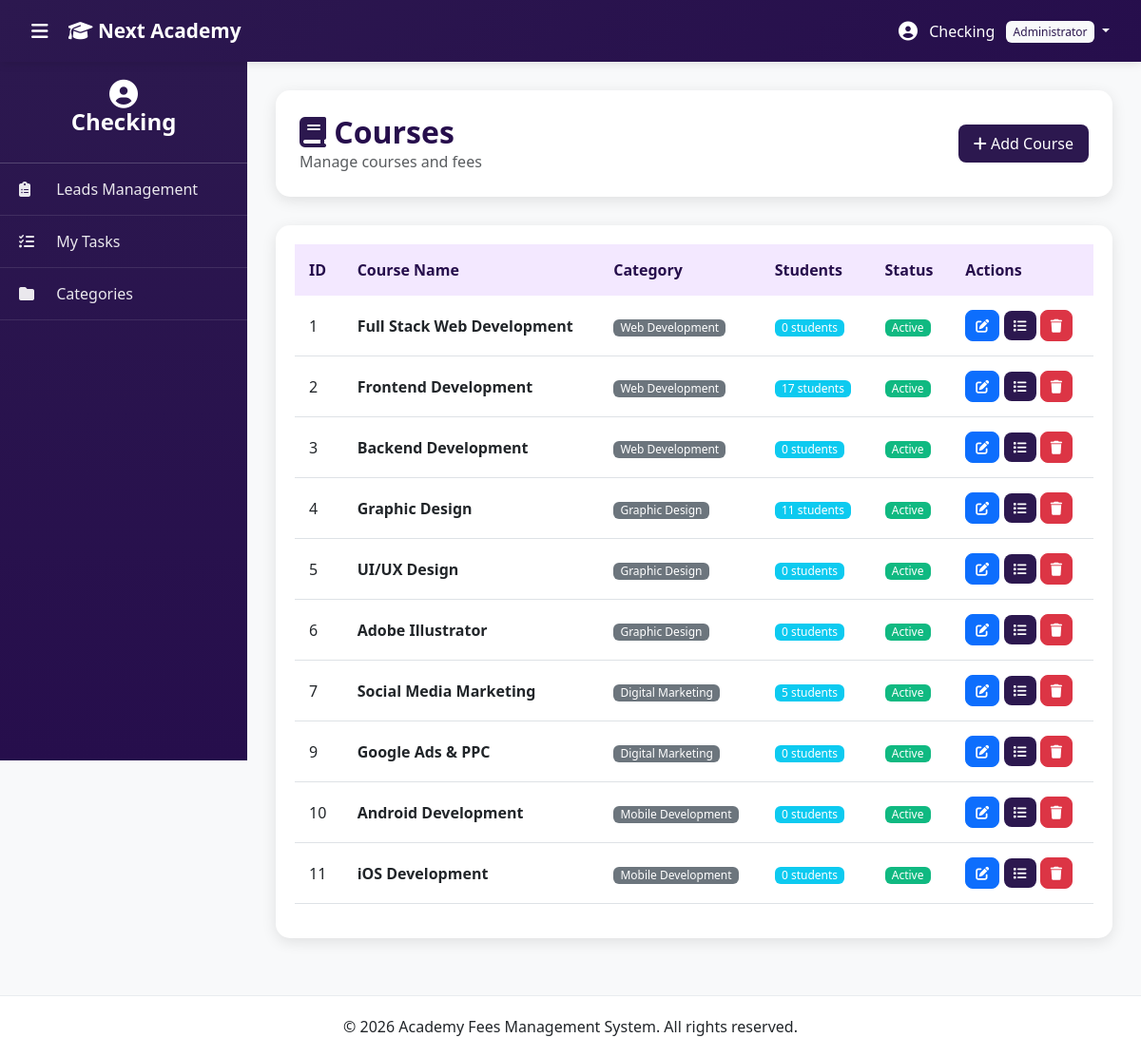
Screenshot of /admin/courses.php (signed in) with the database file from the repository.
### tables this page shows
CREATE TABLE `courses` (
  `id` int(11) NOT NULL,
  `category_id` int(11) NOT NULL,
  `name` varchar(150) NOT NULL,
  `description` text DEFAULT NULL,
  `status` enum('Active','Inactive') DEFAULT 'Active',
  `created_at` timestamp NULL DEFAULT current_timestamp(),
  `updated_at` timestamp NULL DEFAULT current_timestamp() ON UPDATE current_timestamp()
);

CREATE TABLE `categories` (
  `id` int(11) NOT NULL,
  `name` varchar(100) NOT NULL,
  `description` text DEFAULT NULL,
  `status` enum('Active','Inactive') DEFAULT 'Active',
  `created_at` timestamp NULL DEFAULT current_timestamp(),
  `updated_at` timestamp NULL DEFAULT current_timestamp() ON UPDATE current_timestamp()
);

### admin/courses.php (the view, shortened to what this page needs)
<?php
include 'includes/header.php';
$courses = $conn->query("SELECT c.*, cat.name as category_name,
                        (SELECT COUNT(*) FROM students WHERE course_id = c.id) as student_count
                        FROM courses c
                        JOIN categories cat ON c.category_id = cat.id
                        ORDER BY c.created_at DESC");
?>
<div class="page-header d-flex justify-content-between align-items-center">
    <div>
        <h2><i class="fas fa-book text-purple"></i> Courses</h2>
        <p class="text-muted mb-0">Manage courses and fees</p>
    </div>
    <button class="btn btn-purple" data-bs-toggle="modal" data-bs-target="#addCourseModal">
        <i class="fas fa-plus"></i> Add Course
    </button>
</div>
<div class="table-card">
    <div class="table-responsive">
        <table class="table table-hover">
            <thead>
                <tr>
                    <th>ID</th>
                    <th>Course Name</th>
                    <th>Category</th>
                    <th>Students</th>
                    <th>Status</th>
                    <th>Actions</th>
                </tr>
            </thead>
            <tbody>
                <?php while ($course = $courses->fetch_assoc()): ?>
                <tr>
                    <td><?php echo $course['id']; ?></td>
                    <td><strong><?php echo htmlspecialchars($course['name']); ?></strong></td>
                    <td><span class="badge bg-secondary"><?php echo htmlspecialchars($course['category_name']); ?></span></td>
                    <td><span class="badge bg-info"><?php echo $course['student_count']; ?> students</span></td>
                    <td><span class="badge status-<?php echo strtolower($course['status']); ?>"><?php echo $course['status']; ?></span></td>
                    <td>
                        <button class="btn btn-sm btn-primary" onclick="editCourse(<?php echo $course['id']; ?>)">
                            <i class="fas fa-edit"></i>
                        </button>
    <button class="btn btn-sm btn-purple" onclick="manageTopics(<?php echo $course['id']; ?>, '<?php echo htmlspecialchars($course['name']); ?>')">
        <i class="fas fa-list"></i>
    </button>
                        <a href="?delete=<?php echo $course['id']; ?>" class="btn btn-sm btn-danger" onclick="return confirm('Delete this course?')">
                            <i class="fas fa-trash"></i>
                        </a>
                    </td>
                </tr>
                <?php endwhile; ?>
            </tbody>
        </table>
    </div>
</div>
<?php include 'includes/footer.php'; ?>

### admin/assets/css/style.css (style rules this page uses)
:root { --purple-primary: #2c184f; --purple-dark: #260e4c; --purple-light: #8e73e0; --purple-lighter: #d6b8f5; --purple-extra-light: #f3e8ff; --sidebar-width: 260px; --navbar-height: 65px; }
* { margin: 0; padding: 0; box-sizing: border-box; }
body { font-family: 'Segoe UI', Tahoma, Geneva, Verdana, sans-serif; background: #f8f9fa; overflow-x: hidden; }
.text-purple { color: var(--purple-primary) !important; }
.btn-purple { background: var(--purple-primary); color: white; border: none; }
.table-card { background: white; border-radius: 15px; padding: 20px; box-shadow: 0 4px 15px rgba(0, 0, 0, 0.1); }
.table thead th { background: var(--purple-extra-light); color: var(--purple-dark); font-weight: 600; border: none; padding: 15px; }
.table tbody td { padding: 15px; vertical-align: middle; }
.btn { border-radius: 8px; padding: 8px 16px; font-weight: 500; transition: all 0.3s; }
.btn-sm { padding: 5px 10px; font-size: 0.875rem; }
.badge { padding: 6px 12px; font-weight: 500; border-radius: 6px; }
.page-header { background: white; border-radius: 15px; padding: 25px; margin-bottom: 30px; box-shadow: 0 4px 15px rgba(0, 0, 0, 0.1); }
.page-header h2 { color: var(--purple-dark); margin: 0; font-weight: 600; }
.status-active { background: #10b981; color: white; }
body { overflow-x: hidden; }
.badge { font-size: 0.75rem; padding: 0.25em 0.6em; }
.badge { font-weight: 500; }

### rows the page displays
courses: id "1", name "Full Stack Web Development", category.name "Web Development", student_count "0", status "Active"
courses: id "2", name "Frontend Development", category.name "Web Development", student_count "17", status "Active"
courses: id "3", name "Backend Development", category.name "Web Development", student_count "0", status "Active"
courses: id "4", name "Graphic Design", category.name "Graphic Design", student_count "11", status "Active"
courses: id "5", name "UI/UX Design", category.name "Graphic Design", student_count "0", status "Active"
courses: id "6", name "Adobe Illustrator", category.name "Graphic Design", student_count "0", status "Active"
courses: id "7", name "Social Media Marketing", category.name "Digital Marketing", student_count "5", status "Active"
courses: id "9", name "Google Ads & PPC", category.name "Digital Marketing", student_count "0", status "Active"
courses: id "10", name "Android Development", category.name "Mobile Development", student_count "0", status "Active"
courses: id "11", name "iOS Development", category.name "Mobile Development", student_count "0", status "Active"

### other values shown
$admin['name'] "Checking"
$admin['role'] "Administrator"
